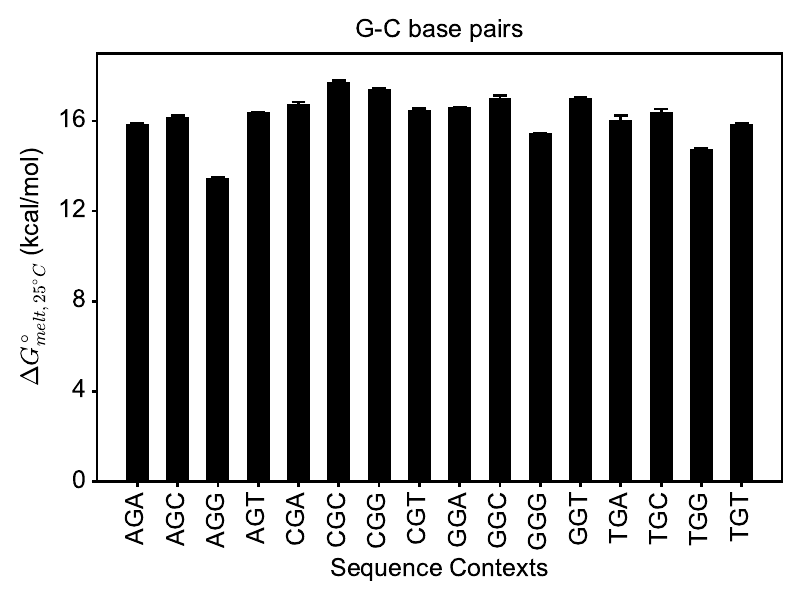

This chart was generated by the following Python code:
import matplotlib.pyplot as plt
import numpy as np
import pandas as pd
from os import path
from uncertainties import unumpy
import sys
from matplotlib import rcParams
from uncertainties import ufloat

rcParams['axes.linewidth'] = 2.0
rcParams['font.family']='Sans-serif'
rcParams['font.sans-serif']=['Arial']

cpsize=5
linew=2
fs = 18

nontwo_state = ['']

sequence_contexts = []
delG_wc_values = []
delG_m1g_values = []
delG_wc_error_values = []
delG_m1g_error_values = []
delH_wc_values = []
delH_m1g_values = []
delH_wc_error_values = []
delH_m1g_error_values = []
delS_wc_values = []
delS_m1g_values = []
delS_wc_error_values = []
delS_m1g_error_values = []

comp_nts = {'a':'t', 't':'a', 'g':'c', 'c':'g'}

for dummy_outer in ['a', 'c', 'g', 't']:
    for dummy_inner in ['a', 'c', 'g', 't']:
        # get sequence context
        sequence_context = dummy_outer + 'g' + dummy_inner

        #if sequence_context not in ["AGG", "TGG"]:
        # Get wc delG
        wc_file = '../figure9/perkinelmer_uv/scaf2_' + sequence_context + '_gc_ph5.4hsnb/' + 'test.csv'
        bf_wc = pd.read_csv(wc_file)
        # Get values
        #delG_wc = bf_wc['delG_37C'].values
        delS_wc = bf_wc['delS'].values
        delH_wc = bf_wc['delH'].values
        delG_wc = delH_wc - ((273.16+25)*delS_wc)
        delG_wc[-2] = np.average(delG_wc[:-2])
        delG_wc[-1] = np.std(delG_wc[:-2])

        #print sequence_context, delG_wc[-2], delG_wc[-1]
    
        # Get m1GC delG
        m1g_file = '../figure9/perkinelmer_uv/scaf2_' + sequence_context + '_m1gc_ph5.4hsnb/' + 'test.csv'
        bf_m1g = pd.read_csv(m1g_file)
        # Get values
        #delG_m1g = bf_m1g['delG_37C'].values
        delS_m1g = bf_m1g['delS'].values
        delH_m1g = bf_m1g['delH'].values
        delG_m1g = delH_m1g - ((273.16+25)*delS_m1g)
        delG_m1g[-2] = np.average(delG_m1g[:-2])
        delG_m1g[-1] = np.std(delG_m1g[:-2])
        #print sequence_context, delG_m1g[-2], delG_m1g[-1]
        #print
    
        # Shift seq context to signature notation
        seq_context_new = comp_nts[dummy_inner] + 't' + comp_nts[dummy_outer]
        #sequence_contexts.append("5'-" + seq_context_new + "-3'")

        #sequence_contexts.append("5'-" + sequence_context + "-3'")
        sequence_contexts.append(sequence_context)
    
        if sequence_context in nontwo_state:
            delG_wc_values.append(0.0)
            delG_wc_error_values.append(0.0)
            delG_m1g_values.append(0.0)
            delG_m1g_error_values.append(0.0)

            delH_wc_values.append(0.0)
            delH_wc_error_values.append(0.0)
            delH_m1g_values.append(0.0)
            delH_m1g_error_values.append(0.0)

            delS_wc_values.append(0.0)
            delS_wc_error_values.append(0.0)
            delS_m1g_values.append(0.0)
            delS_m1g_error_values.append(0.0)

        else:
            delG_wc_values.append(delG_wc[-2])
            delG_wc_error_values.append(delG_wc[-1])
            delG_m1g_values.append(delG_m1g[-2])
            delG_m1g_error_values.append(delG_m1g[-1])

            delH_wc_values.append(delH_wc[-2])
            delH_wc_error_values.append(delH_wc[-1])
            delH_m1g_values.append(delH_m1g[-2])
            delH_m1g_error_values.append(delH_m1g[-1])

            delS_wc_values.append(delS_wc[-2])
            delS_wc_error_values.append(delS_wc[-1])
            delS_m1g_values.append(delS_m1g[-2])
            delS_m1g_error_values.append(delS_m1g[-1])

print "wc stats", min(delG_wc_values), max(delG_wc_values)
print "m1g stats", min(delG_m1g_values), max(delG_m1g_values)

# Convert lists to arrays
delG_wc_values = unumpy.uarray(delG_wc_values, delG_wc_error_values)
delG_m1g_values = unumpy.uarray(delG_m1g_values, delG_m1g_error_values)
delH_wc_values = unumpy.uarray(delH_wc_values, delH_wc_error_values)
delH_m1g_values = unumpy.uarray(delH_m1g_values, delH_m1g_error_values)
delS_wc_values = unumpy.uarray(delS_wc_values, delS_wc_error_values)
delS_m1g_values = unumpy.uarray(delS_m1g_values, delS_m1g_error_values)
deldelG = delG_m1g_values - delG_wc_values
deldelH = delH_m1g_values - delH_wc_values
deldelS = delS_m1g_values - delS_wc_values
deldelG_deltamelt = deldelG + ufloat(-0.11785224142595088, 0.07012200117127347) 

print "deldelG stats", np.amin(deldelG), np.amax(deldelG)
print len(delG_m1g_values)
#f = open('m1a_37c.csv', 'w')
#f.write('context,deldelG_25C,deldelG_25C_error,delG_m1g_25C,delG_m1g_25C_error,delG_wc_25C,delG_wc_25C_error\n')
#for dummy in range(len(deldelG)):
#    print sequence_contexts[dummy], deldelG_deltamelt[dummy] 
#    f.write(sequence_contexts[dummy][3:6] + "," + str(unumpy.nominal_values(deldelG_deltamelt[dummy])) + "," + str(unumpy.std_devs(deldelG_deltamelt[dummy])) + "," + str(-1.0*unumpy.nominal_values(delG_m1g_values[dummy])) + "," + str(unumpy.std_devs(delG_m1g_values[dummy])) + "," + str(-1.0*unumpy.nominal_values(delG_wc_values[dummy])) + "," + str(unumpy.std_devs(delG_wc_values[dummy])) + "\n")


#f.close()

def plot_subplot(ax, xlabels, yvals, ylabel, ylims, fmt, xaxislabel):
    ax.bar(range(1, len(yvals)+1), unumpy.nominal_values(yvals), yerr=unumpy.std_devs(yvals), width=0.5, align='center', color='k', edgecolor='k', linewidth=linew, ecolor='k', error_kw=dict(lw=linew, capsize=cpsize, capthick=linew)) 
    ax.set_xlim([0, len(delG_wc_values)+1])
    ax.set_ylabel(ylabel, fontsize=fs)
    ax.set_yticks(np.arange(ylims[0], ylims[1]+0.02, ylims[2]))
    ax.set_yticklabels([fmt%ele for ele in np.arange(ylims[0], ylims[1]+0.02, ylims[2])], fontsize=fs)
    ax.set_xticks(range(1, len(yvals)+1))
    ax.set_xticklabels([ele.upper() for ele in xlabels], rotation='vertical', fontsize=fs)
    ax.tick_params(axis='x', direction='out', width=2, top=False)
    ax.tick_params(axis='y', direction='out', width=2, right=False)
    ax.set_ylim([ylims[0], ylims[1]])
    ax.set_xlabel(xaxislabel, fontsize=fs) 
    for dummy in range(len(xlabels)):
        if xlabels[dummy] in nontwo_state:
            ax.text(dummy+1, 0.2, '*')
 
def plot_corr(ax, xvals, yvals, xlims, xticklims, ylims, yticklims, xlabel, ylabel, xfmt, yfmt):
    ax.errorbar(1.0 * unumpy.nominal_values(xvals), 1.0 * unumpy.nominal_values(yvals), xerr=unumpy.std_devs(xvals), yerr=unumpy.std_devs(yvals), fmt='o', color='k', mec='k', markersize=1, elinewidth=linew, mew=0, capthick=linew, capsize=cpsize)
    ax.errorbar(1.0 * unumpy.nominal_values(xvals), 1.0 * unumpy.nominal_values(yvals), fmt='o', color='r', mec='k', markersize=15, elinewidth=linew, mew=linew, capthick=linew, capsize=cpsize)
    #ax.set_xlim([xlims[0], xlims[1]])
    #ax.set_ylim([ylims[0], ylims[1]])
    ax.set_xlabel(xlabel, fontsize=fs)
    ax.set_ylabel(ylabel, fontsize=fs)
    #ax.set_yticks(np.arange(yticklims[0], yticklims[1]+0.001, yticklims[2]))
    #ax.set_yticklabels([yfmt%ele for ele in np.arange(yticklims[0], yticklims[1]+0.001, yticklims[2])], fontsize=fs)
    #ax.set_xticks(np.arange(xticklims[0], xticklims[1]+0.001, xticklims[2]))
    #ax.set_xticklabels([xfmt%ele for ele in np.arange(xticklims[0], xticklims[1]+0.001, xticklims[2])], fontsize=fs)
    ax.tick_params(axis='x', direction='out', width=2, top=False)
    ax.tick_params(axis='y', direction='out', width=2, right=False)

delG_wc_values = delG_wc_values * -1.0

# Plotting
fig, ax = plt.subplots()
plot_subplot(ax, sequence_contexts, delG_wc_values, '$\Delta G^{\circ}_{melt,25 ^{\circ} C}$' + ' (kcal/mol)', [0.0, 19.0, 4.0], '%d', 'Sequence Contexts')
title = ax.set_title('G-C' + " base pairs", fontsize=fs)
title.set_position([0.5, 1.02])


plt.tight_layout()
#plt.show()
plt.savefig('figs12e.pdf')
